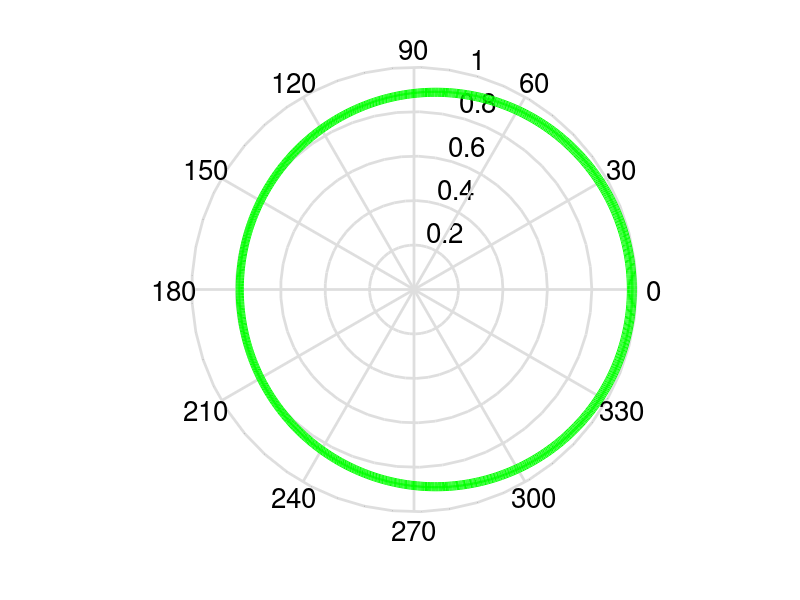

This figure's MATLAB source:
% A plot of microphone polar paterns.
%
theta = pi*[-180:1:180]/180;  % degrees converted to radians


% patterns, uncomment one
%gain = abs(1 +     0*theta); %Omni
gain = abs(0.9 +     0.1*cos(theta)); %Omni practical
%gain = abs(0.5 +   0.5*cos(theta)); %Cardioid 
%gain = abs(0.33 + 0.67*cos(theta)); %Super Cardioid 
%gain = abs(0.0 +   1.0*cos(theta)); %Figure 8 
clf;
polar(theta, gain, '-g');
set (gca, "fontsize", 20, "linewidth", 2, "rtick", 0.2:0.2:1, "ttick", 0:30:330);
hold on;  %kludge to increase line width
%kludge to change plot line color--color exchange in The Gimp. [0,50,75]
%size the figure to about 600 pixels high (2/3 of my laptop screen) 
gain1=gain*0.995;
polar(theta, gain1, '-g');
gain1=gain*0.990;
polar(theta, gain1, '-g');
gain1=gain*0.985;
polar(theta, gain1, '-g');
gain1=gain*0.980;
polar(theta, gain1, '-g');
gain1=gain*0.985;
polar(theta, gain1, '-g');
gain1=gain*0.980;
polar(theta, gain1, '-g');
gain1=gain*0.975;
polar(theta, gain1, '-g');
gain1=gain*0.970;
polar(theta, gain1, '-g');
gain1=gain*0.965;
polar(theta, gain1, '-g');
gain1=gain*0.960;
polar(theta, gain1, '-g');

